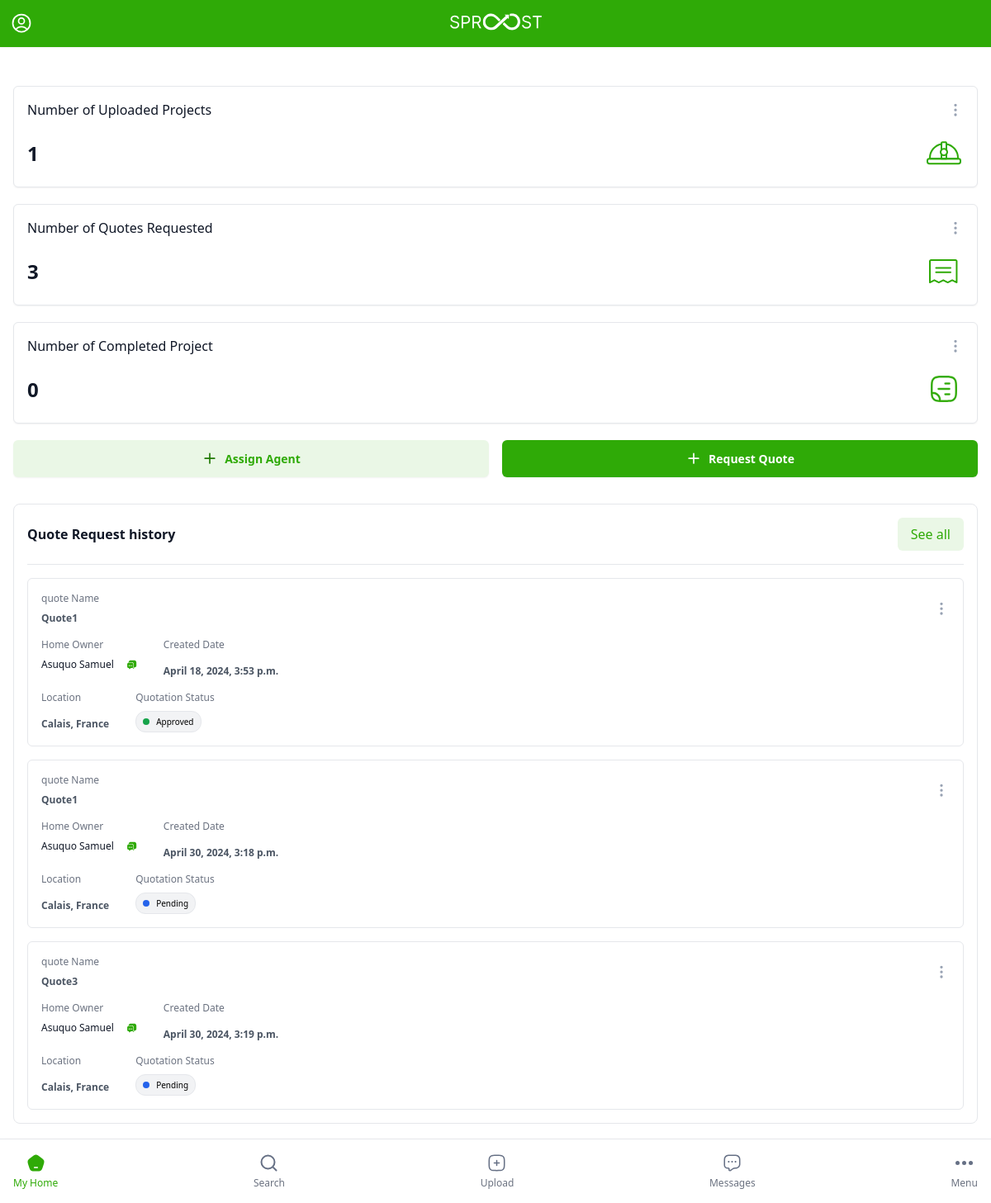
/ (signed in), run on an earlier commit of the app's database.
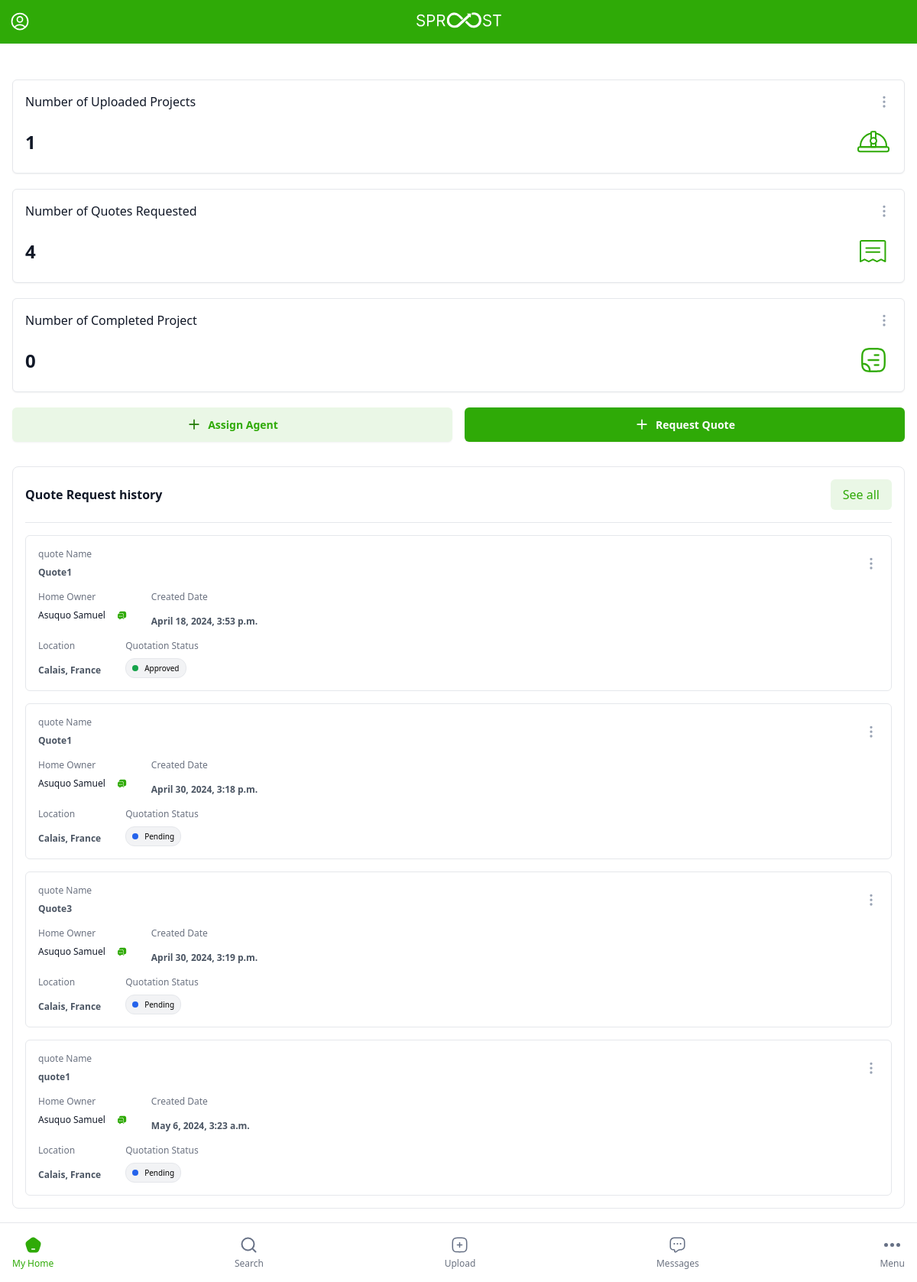
And on a later commit of the database.
### quotes/models.py (models this page shows, shortened)
class QuoteRequest(models.Model):
    user = models.ForeignKey("accounts.User", on_delete=models.CASCADE, null=False, related_name="quote_requests")
    uuid = models.UUIDField(default=uuid.uuid4, editable=False, unique=True)
    title = models.CharField(max_length=255, null=False)
    summary = models.TextField(null=False, max_length=257)
    status = models.CharField(max_length=255, choices=QuoteRequestStatus.choices, default=QuoteRequestStatus.pending, null=False)
    contact_phone = models.CharField(max_length=20, null=False)
    contact_email = models.EmailField(max_length=255, null=False)
    property_address = models.CharField(max_length=255, null=False)
    upload_date = models.DateTimeField(auto_now_add=True, null=False)
    media_paths = GenericRelation("main.Media")
    is_quote = models.BooleanField(default=True)
    objects = QuoteRequestManager()

### accounts/models.py (models this page shows)
class User(AbstractUser):
    phone_number = PhoneNumberField(null=False, blank=False)
    user_type = models.CharField(max_length = 3, choices = USER_TYPE_CHOICES)
    date_joined = models.DateTimeField(auto_now_add=True)

### main/views.py (the view, shortened to what this page needs)
# urls.py: path('', views.home, name="home"),
def home(request):
    if not request.user.is_authenticated:
        return redirect('account_login')
    else:
        if request.user.user_type == "HO":
            quotes = QuoteRequest.objects.filter(user=request.user)
            projects = Project.objects.filter(quote_request__user=request.user)
            context = {
                "quotes": quotes,
                "projects": projects,
                "quote_count": quotes.count(),
                "projects_count": projects.count()
            }
            return render(request, "user/home.html", context)
        elif request.user.user_type == "CO":
            return redirect("profile:contractor_profile")
        else:
            return redirect("admins:dashboard")

### quotes/models.py (called while the page is built)
    @property
    def admin_pdf(self):
        if self.file:
            return self.file.url
        return ""

### templates/user/home.html (shortened to what the changed rows need)
{% extends "user/base.html" %} {% load static %} {% block topNav %} {% include "user/top-navigation.html" %} {% endblock topNav %} {% block content %}
<div class="w-full p-4 font['Inter'] mt-14">
  <div class="w-full my-8 flex flex-col gap-5">
    <div class="w-full p-4 bg-white border border-neutral-150 rounded-md shadow-sm">
      <div class="w-full flex flex-col gap-4">
        <div class="w-full flex items-center justify-between">
          <h3 class="text-gray-900 text-2xl font-semibold">{{ quote_count }}</h3>
          <span class="">
            <img src="{% static 'svgs/quotes.svg' %}" alt="" class="" />
          </span>
        </div>
      </div>
    </div>
  </div>
  <div class="w-full">
    <div class="rounded-lg w-full border border-neutral-150 p-4">
      <div class="mt-4 flex flex-col gap-4">
        {% for quote in quotes %}
        <a href="{{quote.quote_project.first.admin_pdf}}" class="w-full flex flex-col gap-4 p-4 border text-xs border-neutral-150 rounded-md">
          <div class="w-full flex items-center justify-between">
            <div class="text-xs flex flex-col gap-2">
              <span class="text-gray-500 font-medium">quote Name</span>
              <h3 class="text-gray-600 font-semibold">{{quote.title}}</h3>
            </div>
            <span class="">
              <img src="{% static 'svgs/more-vertical.svg' %}" alt="" class="" />
            </span>
          </div>
          <div class="flex items-start gap-8">
            <div class="">
              <span class="text-gray-500 font-medium">Home Owner</span>
              <div class="flex items-center gap-4 mt-2">
                <span class="text-gray-900 font-medium">{{quote.user.first_name}} {{quote.user.last_name}}</span>
                <img src="{% static 'svgs/chat-msg.svg' %}" alt="" />
              </div>
            </div>
            <div class="text-xs flex flex-col gap-2">
              <span class="text-gray-500 font-medium">Created Date</span>
              <h3 class="text-gray-600 font-semibold mt-2">{{quote.upload_date}}</h3>
            </div>
          </div>
          <div class="flex items-start gap-8">
            <div class="text-xs flex flex-col gap-2">
              <span class="text-gray-500 font-medium">Location</span>
              <h3 class="text-gray-600 font-semibold mt-2">{{quote.property_address}}</h3>
            </div>
            <div class="text-xs flex flex-col gap-2">
              <span class="text-gray-500 font-medium">Quotation Status</span>
              <div class="inline-flex p-1 px-2 bg-gray-200 bg-opacity-50 items-center w-fit gap-2 border border-neutral-150 rounded-xl">
                {% if quote.is_quote %}
                <div class="w-2 h-2 bg-blue-600 rounded-full"></div>
                <span class="text-[10px]">Pending</span>
                {% else %}
                <div class="w-2 h-2 bg-green-600 rounded-full"></div>
                <span class="text-[10px]">Approved</span>
                {% endif %}
              </div>
            </div>
          </div>
        </a>
        {% endfor %}
      </div>
    </div>
  </div>
</div>
{% endblock content %}

What changed in the data, as far as the page shows it:
added QuoteRequest: title "quote1", user.first_name "Asuquo", user.last_name "Samuel", upload_date "May 6, 2024, 3:23 a.m.", property_address "Calais, France", is_quote True (drawn)
Also different on the page:
{{ quote_count }}: "3" → "4"
